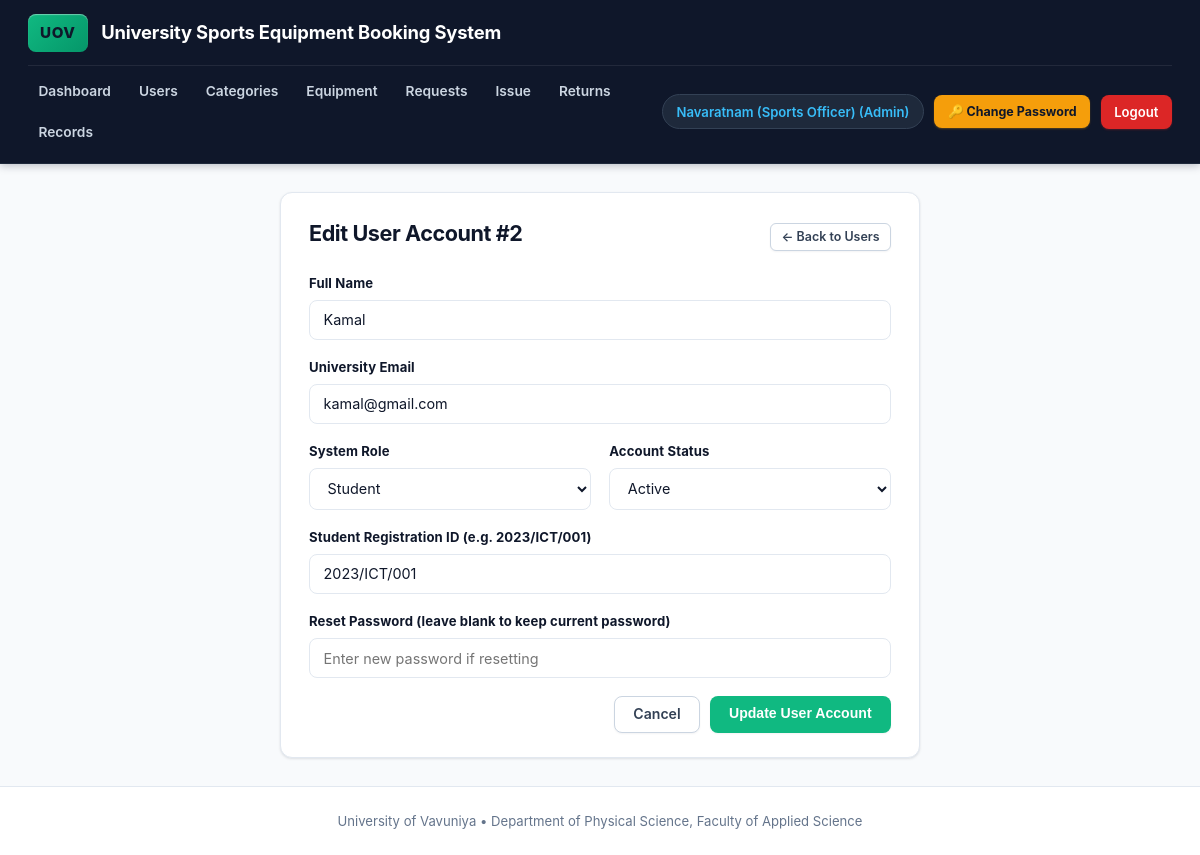
Page /admin/edit_user.php?id=2 (signed in) on the committed database.
### tables this page shows
CREATE TABLE `users` (
  `user_id` INT AUTO_INCREMENT PRIMARY KEY,
  `student_id` VARCHAR(30) NULL UNIQUE,
  `full_name` VARCHAR(100) NOT NULL,
  `email` VARCHAR(100) NOT NULL UNIQUE,
  `password_hash` VARCHAR(255) NOT NULL,
  `role` ENUM('student', 'staff', 'admin') NOT NULL DEFAULT 'student',
  `status` ENUM('active', 'inactive') NOT NULL DEFAULT 'active'
);

### includes/auth.php (called while the page is built, shortened)
<?php
function e(?string $str): string {
    return htmlspecialchars($str ?? '', ENT_QUOTES, 'UTF-8');
}

### admin/edit_user.php (the view, shortened to what this page needs)
<?php
require_once __DIR__ . '/../config/db.php';
require_once __DIR__ . '/../includes/auth.php';
$uid     = (int)($_GET['id'] ?? $_POST['user_id'] ?? 0);
$stmt = $pdo->prepare("SELECT * FROM users WHERE user_id = ?");
$stmt->execute([$uid]);
$user = $stmt->fetch();
require_once __DIR__ . '/../includes/header.php';
?>
<div class="card" style="max-width: 640px; margin: 0 auto;">
    <div style="display:flex; justify-content:space-between; align-items:center; margin-bottom:1rem;">
        <h2>Edit User Account #<?= (int)$user['user_id'] ?></h2>
        <a href="/sports_equipment_system/admin/manage_users.php" class="btn btn-sm btn-secondary">&larr; Back to Users</a>
    </div>
    <form method="post">
        <div class="form-group">
            <label>Full Name</label>
            <input type="text" name="full_name" value="<?= e($user['full_name']) ?>" required>
        </div>
        <div class="form-group">
            <label>University Email</label>
            <input type="email" name="email" value="<?= e($user['email']) ?>" required>
        </div>
        <div class="form-grid">
            <div class="form-group">
                <label>System Role</label>
                <select name="role" <?= $user['role'] === 'admin' && (int)$user['user_id'] === (int)$_SESSION['user_id'] ? 'disabled' : '' ?>>
                    <option value="student" <?= $user['role'] === 'student' ? 'selected' : '' ?>>Student</option>
                </select>
            </div>
            <div class="form-group">
                <label>Account Status</label>
                <select name="status" <?= (int)$user['user_id'] === (int)$_SESSION['user_id'] ? 'disabled' : '' ?>>
                    <option value="active" <?= $user['status'] === 'active' ? 'selected' : '' ?>>Active</option>
                </select>
            </div>
        </div>
        <div class="form-group">
            <label>Student Registration ID (e.g. 2023/ICT/001)</label>
            <input type="text" name="student_id" value="<?= e($user['student_id'] ?? '') ?>" placeholder="Leave blank for Staff and Administrators">
        </div>
        <div class="form-group">
            <label>Reset Password (leave blank to keep current password)</label>
            <input type="password" name="new_password" placeholder="Enter new password if resetting">
        </div>
        <div style="display:flex; justify-content:flex-end; gap:0.6rem; margin-top:1rem;">
            <a href="/sports_equipment_system/admin/manage_users.php" class="btn btn-secondary">Cancel</a>
            <button type="submit" class="btn btn-success">Update User Account</button>
        </div>
    </form>
</div>
<?php require_once __DIR__ . '/../includes/footer.php'; ?>

### assets/css/style.css (style rules this page uses)
:root { --color-primary: #0284c7; --color-primary-hover: #0369a1; --color-primary-light: #e0f2fe; --color-primary-text: #0369a1; --color-secondary: #0f172a; --color-secondary-sub: #1e293b; --color-accent: #10b981; --color-accent-hover: #059669; --color-bg: #f8fafc; --color-card-bg: #ffffff; --color-border: #e2e8f0; --color-border-subtle: #f1f5f9; --color-text-main: #0f172a; --color-text-body: #334155; --color-text-muted: #64748b; --color-text-faint: #94a3b8; --status-pending-bg: #fef3c7; --status-pending-text: #92400e; --status-pending-border: #fde68a; --status-approved-bg: #e0f2fe; --status-approved-text: #0369a1; --status-approved-border: #bae6fd; --status-completed-bg: #d1fae5; --status-completed-text: #065f46; --status-completed-border: #a7f3d0; --status-rejected-bg: #fee2e2; --status-rejected-text: #991b1b; --status-rejected-border: #fecaca; --status-overdue-bg: #fef2f2; --status-overdue-text: #b91c1c; --status-overdue-border: #fca5a5; --font-family: 'Inter', -apple-system, BlinkMacSystemFont, 'Segoe UI', Roboto, Helvetica, Arial, sans-serif; --radius-sm: 0.375rem; --radius-md: 0.5rem; --radius-lg: 0.75rem; --radius-xl: 1rem; --radius-pill: 9999px; --shadow-xs: 0 1px 2px rgba(15, 23, 42, 0.05); --shadow-sm: 0 1px 3px rgba(15, 23, 42, 0.08), 0 1px 2px rgba(15, 23, 42, 0.04); --shadow-md: 0 4px 6px -1px rgba(15, 23, 42, 0.08), 0 2px 4px -2px rgba(15, 23, 42, 0.05); --shadow-lg: 0 10px 15px -3px rgba(15, 23, 42, 0.08), 0 4px 6px -4px rgba(15, 23, 42, 0.04); }
* { box-sizing: border-box; margin: 0; padding: 0; }
body { font-family: var(--font-family); background-color: var(--color-bg); color: var(--color-text-body); line-height: 1.55; min-height: 100vh; display: flex; flex-direction: column; -webkit-font-smoothing: antialiased; }
.card { background: var(--color-card-bg); border-radius: var(--radius-lg); padding: 1.5rem 1.75rem; border: 1px solid var(--color-border); box-shadow: var(--shadow-sm); margin-bottom: 1.5rem; transition: box-shadow 0.2s ease; }
.card h2 { font-size: 1.35rem; font-weight: 700; color: var(--color-text-main); letter-spacing: -0.02em; margin-bottom: 0.4rem; }
.btn { display: inline-flex; align-items: center; justify-content: center; gap: 0.4rem; padding: 0.55rem 1.15rem; border: 1px solid transparent; border-radius: var(--radius-md); background: var(--color-primary); color: #ffffff; font-weight: 600; font-size: 0.88rem; cursor: pointer; text-decoration: none; box-shadow: var(--shadow-xs); transition: all 0.15s ease-in-out; line-height: 1.25; }
.btn-secondary { background: #ffffff; color: #334155; border: 1px solid #cbd5e1; }
.btn-success { background: var(--color-accent); color: #ffffff; }
.btn-sm { padding: 0.35rem 0.65rem; font-size: 0.78rem; border-radius: var(--radius-sm); font-weight: 600; }
.form-grid { display: grid; grid-template-columns: repeat(auto-fit, minmax(260px, 1fr)); gap: 1.15rem; align-items: flex-end; }
.form-group { margin-bottom: 1.1rem; }
.form-group label { display: block; font-size: 0.82rem; font-weight: 700; margin-bottom: 0.4rem; color: var(--color-text-main); letter-spacing: 0.01em; }
.form-group input, .form-group select, .form-group textarea { width: 100%; padding: 0.65rem 0.85rem; border: 1.5px solid var(--color-border); border-radius: var(--radius-md); font-size: 0.9rem; font-family: inherit; color: var(--color-text-main); background-color: #ffffff; transition: all 0.15s ease; outline: none; }

### rows in the picture
users: user_id "2", full_name "Kamal", email "kamal@gmail.com", role "Student", status "Active", student_id "2023/ICT/001"

### other values in the picture
$full_name "Navaratnam (Sports Officer)"
$current_role "Admin"
